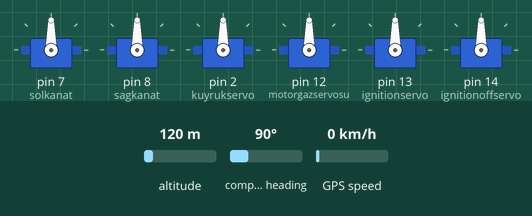
This sketch was run on a simulated Arduino Uno, built with avr-gcc and run on an emulated ATmega328P. Parts: 6 × servo. Inputs (shaded band) come from the test bench; at power-on: altitude 120 m, compass heading 90°, GPS speed 0 km/h. The GPS gets a fix after 3 s at 37.7749, -122.4194 with 8 satellites; what the sketch prints to the serial monitor is not drawn.

Above: at 0.1 s.
Timing chart, 0 to 4.5 s (numbered marks = the images above):
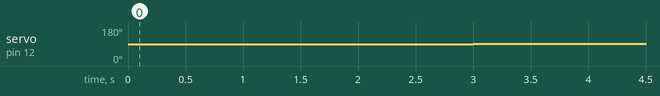

The sketch:

YORUNGE.ino
```cpp
#include <TinyGPS++.h>
#include <TinyGPSPlus.h>
#include <SoftwareSerial.h>
#include <Servo.h>

// GPS için seri iletişim
int RX = 3;
int TX = 2;
int BAUD = 9600;
unsigned long oncezaman = 0;
const unsigned long gecikme = 3000;

SoftwareSerial gpsseri(RX, TX);  // RX 3 TX 2
TinyGPSPlus gps;

// Servo motor tanımlamaları
Servo solkanat;
Servo sagkanat;
Servo kuyrukservo;
Servo motorgazservosu;
Servo ignitionservo;
Servo ignitionoffservo;

// PID kontrol parametreleri
double oransalkat = 1.0;   // Proportional Katsayı
double integralkat = 0.3;  // Integral Katsayı
double turevkat = 0.02;    // Derivative Katsayı

double max_integral = 30;  // Integral teriminin maksimum sınırı
double integral = 0;       // Integral terimi
double turev = 0;          // Türev terimi

// ROLL PID değişkenleri
double roll = 0;                   // Mevcut roll açısı
double hedefroll = 1;              // Hedef roll açısı
double rollhata, rollsonhata = 0;  // Roll hatası ve önceki hata
double rollturev = 0;              // Roll türevi
double rollintegral = 0;           // Roll integral
double rollkontrolciktisi = 0;     // Roll kontrol çıkışı

// PITCH PID değişkenleri
double hedefburun = 1.0;  // Hedef burun açısı (pitch)
double burun = 0;          // Mevcut burun açısı (sensörden güncellenmeli)
double hata, sonhata = 0;  // Hata ve önceki hata
double kontrolciktisi;     // Pitch kontrol çıkışı

int irtifa = 0;
// Diğer değişkenler
bool motor = false;  // Motor durumu
bool gear = true;    // İniş takımları durumu

// MPC kontrol parametreleri
double hedefas = 100.0;          // Hedef hava hızı
double mevcutas = 0.0;           // Mevcut hava hızı
double k = 1.0;                  // Kontrol kazancı
double deltat = 0.1;             // Zaman adımı
double durum[2] = { 0.0, 0.0 };  // [mevcut hız, kontrol girişi]
int numzamanadimi = 10;          // Zaman adımı sayısı
unsigned long prevmilis = 0;     // Önceki zaman kaydedici
long interval = 3000;            // Veri bildirim aralığı
//Mevcut Heading
int hedefhdg = 0;
int mevcuthdg = 0;
int hatahdg = 0;


void setup() {
  // Servo motor pinleri atanıyor
  solkanat.attach(7);          // Sol kanat servosu
  sagkanat.attach(8);          // Sağ kanat servosu
  kuyrukservo.attach(2);       // Kuyruk servosu
  motorgazservosu.attach(12);  // Motor gaz servosu

  ignitionservo.attach(13);     // Motor ateşleme servosu
  ignitionoffservo.attach(14);  // Ateşlemeyi kapatan servo
  gpsseri.begin(BAUD);


  Serial.begin(9600);  // Seri iletişim başlatılıyor
}

void loop() {
  verialimi();      // Veri alımını gerçekleştir
  MPC();            // MPC kontrol fonksiyonu çağrılıyor
  pitchset();       // Pitch kontrol fonksiyonu
  rollset();        // Roll kontrol fonksiyonu
  veribildirimi();  // Veri bildirim fonksiyonu
  delay(20);        // 70 ms gecikme
  getgps();         // GPS verisi alımı
}

void heading() {
  mevcuthdg = hdgal();
  hatahdg = hedefhdg - mevcuthdg;
  if (hatahdg < 5 && hatahdg > -5) {
    hedefroll = 0;
  } else {
    for (int i = 0; i < 7; i++) {
      hedefroll = i;
    }
  }
}


int hdgal() {
  return 90;
}

void takeoff() {
  hedefas = 60;
  hedefroll = 0;
  if (irtifa < 100) {
    gear = true;
  } else if (irtifa > 100) {
    gear = false;
  }
  if (mevcutas < 60) {
    hedefas = 120;
    delay(250);
    // TIRMANIŞ FONKSYİONUNA GEÇİŞ

    for (int i = 0; i < 8; i++) {
      hedefburun = i;
    }
    if (mevcutas < 50 && mevcutas > 60) {
      Serial.println("V1 Hızına Ulaşıldı Kalkış İptal Edilemez.");
    } else if (mevcutas < 60 && mevcutas > 70) {
      Serial.println("VR Hızına Ulaşıldı Burun Kaldırılıyor.");
    }
  }
}
void getgps() {
  unsigned long simdikizaman = millis();
  if (simdikizaman - oncezaman >= gecikme) {
    while (gpsseri.available() > 0) {
      gps.encode(gpsseri.read());
    }

    // GPS başlatma mesajını burada yazdır
    Serial.println("GPS Başlatıldı.");

    // Geçerli konum kontrolü
    if (gps.location.isValid()) {
      Serial.print("Enlem: ");
      Serial.println(gps.location.lat(), 6);
      Serial.print("Boylam: ");
      Serial.println(gps.location.lng(), 6);
    } else {
      Serial.println("GPS konumu geçersiz.");
    }

    // Geçerli hız kontrolü
    if (gps.speed.isValid()) {
      Serial.print("Hız (km/saat): ");
      Serial.println(gps.speed.kmph());
    } else {
      Serial.println("GPS hızı geçersiz.");
    }

    // Geçerli yükseklik kontrolü
    if (gps.altitude.isValid()) {
      Serial.print("Yükseklik: ");
      Serial.println(gps.altitude.meters());
    } else {
      Serial.println("Yükseklik geçersiz.");
    }
    oncezaman = simdikizaman;
  }
}

// Hava hızı ölçüm fonksiyonu
double getairspeed() {
  return 95.0;  // Hava hızı verisi buradan sensörden alınır
}

void MPC() {
  mevcutas = getairspeed();  // Mevcut hava hızını al

  for (int i = 0; i < numzamanadimi; i++) {  // Zaman adımları döngüsü
    double mpchata = hedefas - mevcutas;     // Hedef ve mevcut hava hızı farkı

    durum[0] = mevcutas;                            // Mevcut hava hızını duruma kaydet
    durum[1] = k * mpchata;                         // Kontrol girişini hesapla
    int gazaci = constrain(90 + durum[1], 0, 180);  // Gaz servosu açısını sınırla

    mevcutas += durum[1] * deltat;  // Hız güncellemesi
    motorgazservosu.write(gazaci);  // Motor gaz servo açısını güncelle
  }
}

// Veri bildirim fonksiyonu
void veribildirimi() {
  unsigned long currentmilis = millis();
  if (currentmilis - prevmilis >= interval) {
    prevmilis = currentmilis;

    // Bilgileri seri port üzerinden gönder
    Serial.println("----------------------------");
    Serial.println(String("Hedef Hava Hızı: ") + hedefas);
    Serial.println(String("Mevcut Hava Hızı: ") + mevcutas);
    Serial.println(String("Motor Kontrol Servosu Durumu: ") + motorgazservosu.read());
    Serial.println(String("Hedef Roll Açısı: ") + hedefroll);
    Serial.println(String("Hedef Burun Açısı: ") + hedefburun);
    Serial.println(String("Anlık Burun Açısı: ") + burun);
    Serial.println(String("Anlık Roll Açısı: ") + roll);
    Serial.println(String("İniş Takımları Durumu: ") + gear);
    Serial.println(String("Motor Durumu: ") + motor);
    Serial.println(String("Roll Kontrol Çıkışı: ") + rollkontrolciktisi);
    Serial.println("----------------------------");
  }
}

// Veri alım fonksiyonu
void verialimi() {
  if (Serial.available() > 0) {
    String gelenveri = Serial.readStringUntil('\n');  // Seri porttan gelen veriyi oku
    gelenveri.trim();
    if (gelenveri.startsWith("roll:")) {
      roll = gelenveri.substring(5).toDouble();  // Roll açısını güncelle
    }
    if (gelenveri.startsWith("reset:true")) {
      reset();
    }
    if (gelenveri.startsWith("burun:")) {
      burun = gelenveri.substring(6).toDouble();  // Burun açısını güncelle
    }
    if (gelenveri == "motor_on") {
      engineon();  // Motoru aç
    } else if (gelenveri == "motor_off") {
      engineoff();  // Motoru kapat
    }
  }
}

// Roll PID kontrolü ve servoları kilitleme
void rollset() {
  rollhata = hedefroll - roll;  // Roll hatasını hesapla

  // Eğer roll değeri hedefroll'e ulaştıysa, PID kontrolünü durdur
  if (abs(rollhata) <= 4) {  // 2 derecelik bir tolerans
    solkanat.write(90);      // Sol kanat servo açısını sabit tut
    sagkanat.write(90);      // Sağ kanat servo açısını sabit tut
    rollintegral = 0;        // Integral terimini sıfırla
    return;                  // Rollset fonksiyonunu burada sonlandır
  }

  // Integral terimini güncelle
  rollintegral += rollhata;

  // Integral teriminin sınırlandırılması
  if (rollintegral > max_integral) {
    rollintegral = max_integral;
  } else if (rollintegral < -max_integral) {
    rollintegral = -max_integral;
  }

  rollturev = rollhata - rollsonhata;  // Türev hesapla

  rollkontrolciktisi = (oransalkat * rollhata) + (integralkat * rollintegral) + (turevkat * rollturev);

  int servoaciroll1 = constrain(90 + rollkontrolciktisi, 60, 110);  // Sol kanat servo açısını sınırla
  int servoaciroll2 = constrain(90 - rollkontrolciktisi, 60, 110);  // Sağ kanat servo açısını sınırla

  solkanat.write(servoaciroll1);  // Sol kanat servo açısını güncelle
  sagkanat.write(servoaciroll2);  // Sağ kanat servo açısını güncelle

  rollsonhata = rollhata;  // Son hatayı güncelle
}

// Pitch PID kontrolü
void pitchset() {
  hata = hedefburun - burun;  // Hata hesapla

  // Eğer burun değeri hedefburun'a ulaştıysa, PID kontrolünü durdur
  if (abs(hata) <= 2) {   // 0.5 derecelik bir tolerans
    kuyrukservo.write(90);  // Kuyruk servo açısını sabit tut
    integral = 0;           // Integral terimini sıfırla
    return;                 // Pitchset fonksiyonunu burada sonlandır
  }

  integral += hata;  // Integral hesapla

  // Integral teriminin sınırlandırılması
  if (integral > max_integral) {
    integral = max_integral;
  } else if (integral < -max_integral) {
    integral = -max_integral;
  }

  turev = hata - sonhata;  // Türev hesapla

  kontrolciktisi = (oransalkat * hata) + (integralkat * integral) + (turevkat * turev);

  int servoaci = constrain(90 + kontrolciktisi, 60, 120);  // Servo açısını sınırla

  kuyrukservo.write(servoaci);  // Kuyruk servosu açısını güncelle

  sonhata = hata;  // Son hatayı güncelle
}

// Motor açma fonksiyonu
void engineon() {
  motorgazservosu.write(120);  // Gaz servosunu aç
  ignitionservo.write(120);    // Ateşleme servosunu aç
  motor = true;                // Motor durumunu aktif yap
  delay(3000);
}

// Motor kapama fonksiyonu
void engineoff() {
  motorgazservosu.write(60);    // Gaz servosunu kapat  //!!!!!!!!!!!!!!!!!!!!!!!
  ignitionoffservo.write(120);  // Ateşleme kapatma servosunu çalıştır //!!!!!!!!!!!!!!!!!!!!!!
  motor = false;                // Motor durumunu pasif yap
  delay(3000);
}

// Reset fonksiyonu
void reset() {
  hedefroll = 0;
  hedefburun = 0;
  rollintegral = 0;
  rollsonhata = 0;
  integral = 0;
  sonhata = 0;
  Serial.println("RESET Gerçekleşti");
}
```

Measured:
- by itself, servo on pin 12 (motorgazservosu): 90° → 91° at 3.0 s
